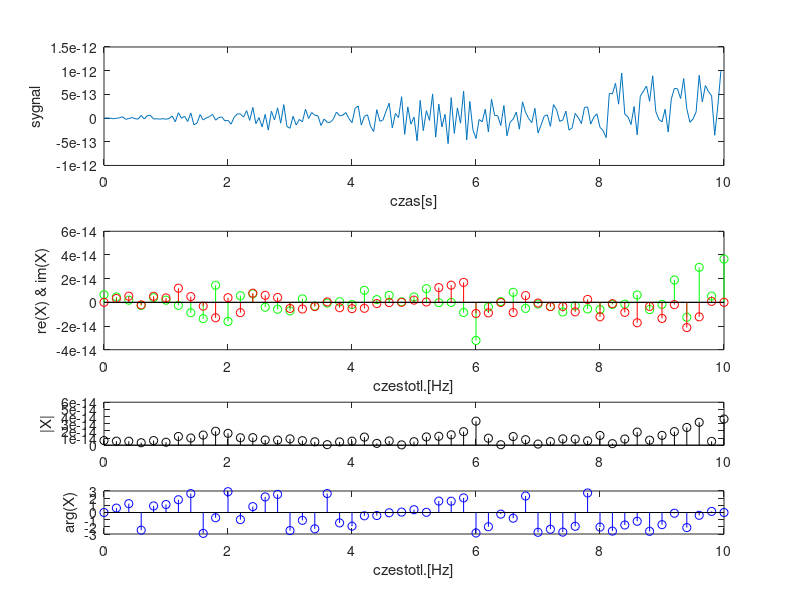

The MATLAB script that drew this image:
% skrypt wyznacza widmo amplitudowe i fazowe
% sygnalu bedacego suma dwoch sinusoid
clear all; close all;
f1=10;	% czestotliwosc pierwszej sinosoidy
A1=10;		% amplituda pierwszej sinusoidy
phi1=0;	% faza pierwszej sinusoidy

f2=20;	% czestotliwosc drugiej sinosoidy
A2=1;		% amplituda drugiej sinusoidy
phi2=0;		% faza drugiej sinusoidy

N=200;		% dlugosc sygnalu
fp=20;		% czestotliwosc probkowania
Nf=100;     % d?ugo?? transformacji Fouriera
% -------------------------------------------------------------------
%       W tych warunkach odleg?o?? pomi?dzy pr??kami widma wynosi 1Hz
% -------------------------------------------------------------------

% generuj os czasu
t=0:1/fp:(N-1)/fp;

% generuj sygnal
%x=A1*sin(2*pi*f1*t+phi1)+A2*sin(2*pi*f2*t+phi2);
x=A1*sin(2*pi*f1*t+phi1);

subplot (311);
plot (t,x);
xlabel ('czas[s]');
ylabel ('sygnal');

% wyznacz widmo
widmo=fft(x, Nf) / Nf;
%widmo=fft(x, Nf);% / Nf;
N21 = Nf/2 + 1; %probka odpowiadajaca czestotliwosc Nyquista
f = linspace (0, fp/2, N21); %rownomierny podzial osi x na wartosci od 0 do 1/2fp (generuje N21 punktow)

% wykres czesci rzeczywistej i urojonej
xr = real (widmo); %czesc rzeczywista
subplot (312); 
hold off;
stem (f, xr(1:N21), 'g'); %rysujemy tylko polowe widma
hold on;
xi = imag (widmo); %czesc urojona
stem (f, xi(1:N21), 'r'); %rysujemy tylko polowe widma 
hold off;
xlabel ('czestotl.[Hz]');
ylabel ('re(X) & im(X)');

% wykres modulu i fazy widma
widmo_amp=abs(widmo); %modul
widmo_faz=angle(widmo); %faza
subplot(615);
stem (f, widmo_amp(1:N21), 'k');
ylabel ('|X|');
subplot(616);
stem (f, widmo_faz(1:N21), 'b');
xlabel ('czestotl.[Hz]');
ylabel ('arg(X)');

set (gcf,'Position',[50 50 800 700]);